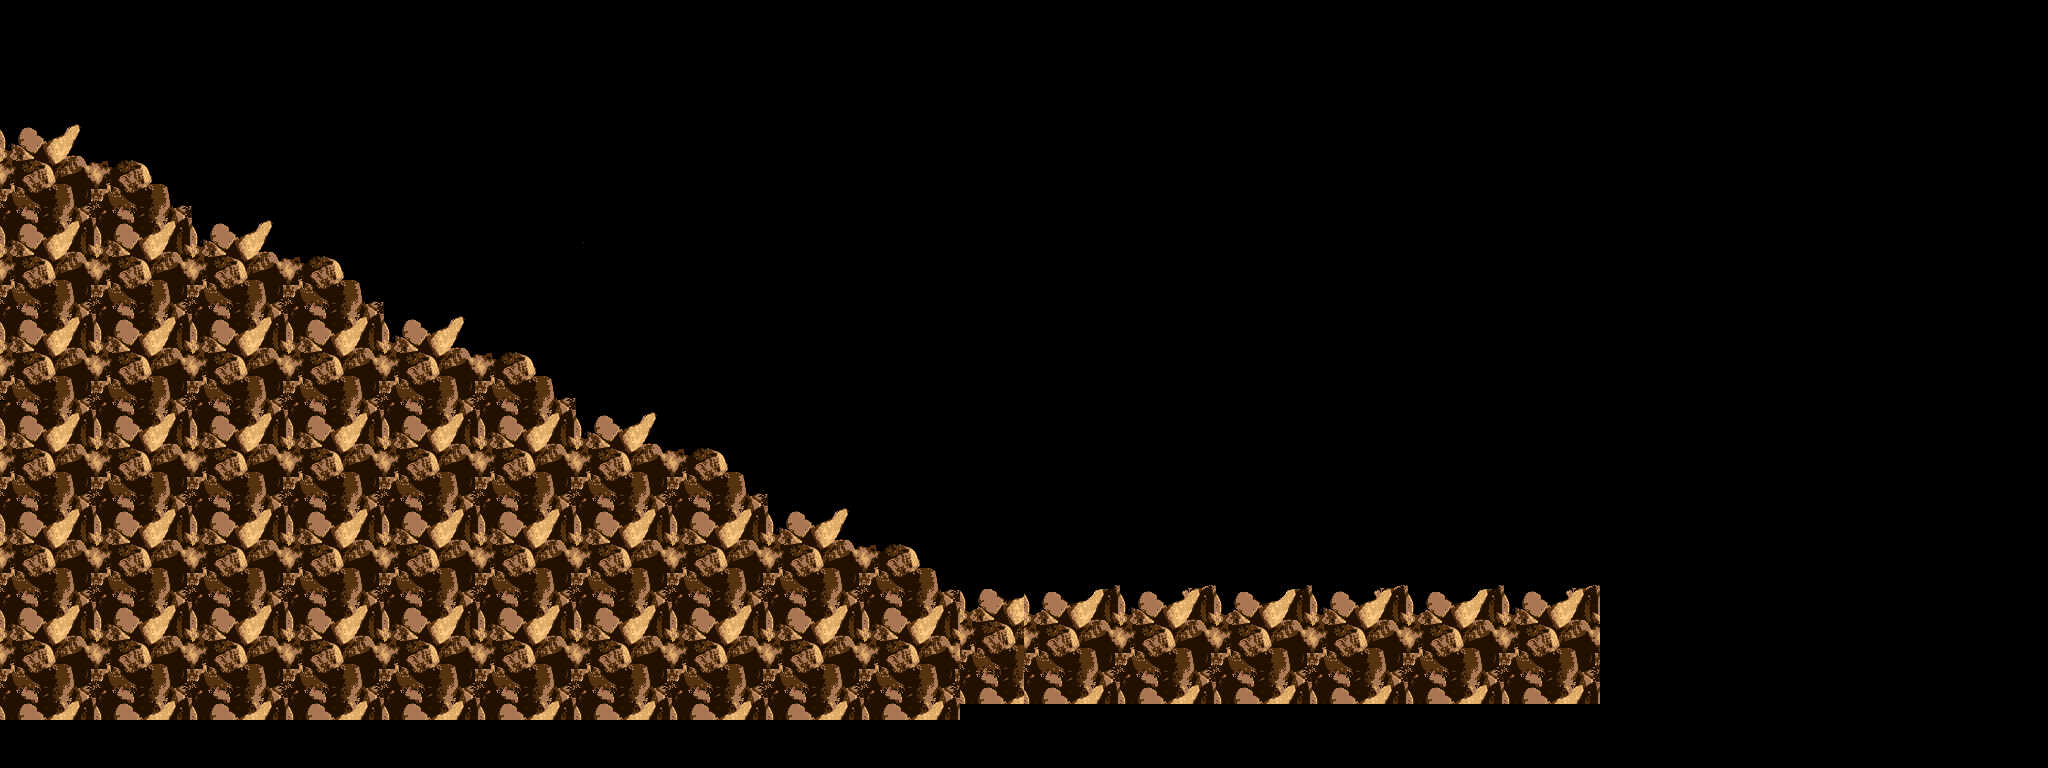

The image is a tile-based game level rendered from a .tmx file. Its description and complete source (layers, tilesets, objects, tile grids) follow:
An orthogonal 64x24 tile map with 32x32 px tiles, 1 tile layer (level1-hi).

<map version="1.0" orientation="orthogonal" width="64" height="24" tilewidth="32" tileheight="32">
  <tileset firstgid="1" name="level1-hi" tilewidth="32" tileheight="32">
    <image source="level1-hi-til.png" width="512" height="96" />
  </tileset>
  <layer name="level1-hi" width="64" height="24">
    <data encoding="csv">1,1,1,1,1,1,1,1,1,1,1,1,1,1,1,1,1,1,1,1,1,1,1,1,1,1,1,1,1,1,1,1,1,1,1,1,1,1,1,1,1,1,1,1,1,1,1,1,1,1,1,1,1,1,1,1,1,1,1,1,1,1,1,1,1,1,1,1,1,1,1,1,1,1,1,1,1,1,1,1,1,1,1,1,1,1,1,1,1,1,1,1,1,1,1,1,1,1,1,1,1,1,1,1,1,1,1,1,1,1,1,1,1,1,1,1,1,1,1,1,1,1,1,1,1,1,1,1,1,1,1,1,1,1,1,1,1,1,1,1,1,1,1,1,1,1,1,1,1,1,1,1,1,1,1,1,1,1,1,1,1,1,1,1,1,1,1,1,1,1,1,1,1,1,1,1,1,1,1,1,1,1,1,1,1,1,1,1,1,1,1,1,2,1,3,1,1,1,1,1,1,1,1,1,1,1,1,1,1,1,1,1,1,1,1,1,1,1,1,1,1,1,1,1,1,1,1,1,1,1,1,1,1,1,1,1,1,1,1,1,1,1,1,1,1,1,1,1,1,1,1,1,1,1,1,1,4,5,6,1,1,1,1,1,1,1,1,1,1,1,1,1,1,1,1,1,1,1,1,1,1,1,1,1,1,1,1,1,1,1,1,1,1,1,1,1,1,1,1,1,1,1,1,1,1,1,1,1,1,1,1,1,1,1,1,1,1,1,1,1,7,8,9,10,11,12,1,1,1,1,1,1,1,1,1,1,1,1,1,1,1,1,1,1,1,1,1,1,1,1,1,1,1,1,1,1,1,1,1,1,1,1,1,1,1,1,1,1,1,1,1,1,1,1,1,1,1,1,1,1,1,1,1,1,13,14,15,13,14,16,2,1,3,1,1,1,1,1,1,1,1,1,1,1,1,1,1,1,1,1,1,1,1,1,1,1,1,1,1,1,1,1,1,1,1,1,1,1,1,1,1,1,1,1,1,1,1,1,1,1,1,1,1,1,1,1,1,1,17,18,19,17,18,19,4,5,6,1,1,1,1,1,1,1,1,1,20,1,1,1,1,1,1,1,1,1,1,1,1,1,1,1,1,1,1,1,1,1,1,1,1,1,1,1,1,1,1,1,1,1,1,1,1,1,1,1,1,1,1,1,1,1,7,8,21,7,8,21,7,8,9,10,11,12,1,1,1,1,1,1,1,1,1,1,1,1,1,1,1,1,1,1,1,1,1,1,1,1,1,1,1,1,1,1,1,1,1,1,1,1,1,1,1,1,1,1,1,1,1,1,1,1,1,1,1,1,13,14,15,13,14,15,13,14,15,13,14,16,2,1,3,1,1,1,1,1,1,1,1,1,1,1,1,1,1,1,1,1,1,1,1,1,1,1,1,1,1,1,1,1,1,1,1,1,1,1,1,1,1,1,1,1,1,1,1,1,1,1,1,1,17,18,19,17,18,19,17,18,19,17,18,19,4,5,6,1,1,1,1,1,1,1,1,1,1,1,1,1,1,1,1,1,1,1,1,1,1,1,1,1,1,1,1,1,1,1,1,1,1,1,1,1,1,1,1,1,1,1,1,1,1,1,1,1,7,8,21,7,8,21,7,8,21,7,8,21,7,8,9,10,11,12,1,1,1,1,1,1,1,1,1,1,1,1,1,1,1,1,1,1,1,1,1,1,1,1,1,1,1,1,1,1,1,1,1,1,1,1,1,1,1,1,1,1,1,1,1,1,22,14,15,13,14,15,13,14,15,13,14,15,13,14,15,13,14,16,2,1,3,1,1,1,1,1,1,1,1,1,1,1,1,1,1,1,1,1,1,1,1,1,1,1,1,1,1,1,1,1,1,1,1,1,1,1,1,1,1,1,1,1,1,1,17,18,19,17,18,19,17,18,19,17,18,19,17,18,19,17,18,19,4,5,6,1,1,1,1,1,1,1,1,1,1,1,1,1,1,1,1,1,1,1,1,1,1,1,1,1,1,1,1,1,1,1,1,1,1,1,1,1,1,1,1,1,1,1,7,8,21,7,8,21,7,8,21,7,8,21,7,8,21,7,8,21,7,8,9,10,11,12,1,1,1,1,1,1,1,1,1,1,1,1,1,1,1,1,1,1,1,1,1,1,1,1,1,1,1,1,1,1,1,1,1,1,1,1,1,1,1,1,13,14,15,13,14,15,13,14,15,13,14,15,13,14,15,13,14,15,13,14,15,13,14,16,2,1,3,1,1,1,1,1,1,1,1,1,1,1,1,1,1,1,1,1,1,1,1,1,1,1,1,1,1,1,1,1,1,1,1,1,1,1,1,1,17,18,19,17,18,19,17,18,19,17,18,19,17,18,19,17,18,19,17,18,19,17,18,19,4,5,6,1,1,1,1,1,1,1,1,1,1,1,1,1,1,1,1,1,1,1,1,1,1,1,1,1,1,1,1,1,1,1,1,1,1,1,1,1,7,8,21,7,8,21,7,8,21,7,8,21,7,8,21,7,8,21,7,8,21,7,8,21,7,8,9,10,11,12,1,1,1,1,1,1,1,1,1,1,1,1,1,1,1,1,1,1,1,1,1,1,1,1,1,1,1,1,1,1,1,1,1,1,13,14,15,13,14,15,13,14,15,13,14,15,13,14,15,13,14,15,13,14,15,13,14,15,13,14,15,13,14,16,23,24,25,26,27,28,29,30,25,26,27,28,29,30,25,26,27,28,29,30,1,1,1,1,1,1,1,1,1,1,1,1,1,1,17,18,19,17,18,19,17,18,19,17,18,19,17,18,19,17,18,19,17,18,19,17,18,19,17,18,19,17,18,19,31,32,33,34,35,36,34,35,33,34,35,36,34,35,33,34,35,36,34,35,1,1,1,1,1,1,1,1,1,1,1,1,1,1,7,8,21,7,8,21,7,8,21,7,8,21,7,8,21,7,8,21,7,8,21,7,8,21,7,8,21,7,8,21,37,38,39,40,41,39,40,41,39,40,41,39,40,41,39,40,41,39,40,41,1,1,1,1,1,1,1,1,1,1,1,1,1,1,13,14,15,13,14,15,13,14,15,13,14,15,13,14,15,13,14,15,13,14,15,13,14,15,13,14,15,13,14,15,42,43,42,43,44,42,43,44,42,43,44,42,43,44,42,43,44,42,43,44,1,1,1,1,1,1,1,1,1,1,1,1,1,1,45,46,47,45,46,47,45,46,47,45,46,47,45,46,47,45,46,47,45,46,47,45,46,47,45,46,47,45,46,47,1,1,1,1,1,1,1,1,1,1,1,1,1,1,1,1,1,1,1,1,1,1,1,1,1,1,1,1,1,1,1,1,1,1,1,1,1,1,1,1,1,1,1,1,1,1,1,1,1,1,1,1,1,1,1,1,1,1,1,1,1,1,1,1,1,1,1,1,1,1,1,1,1,1,1,1,1,1,1,1,1,1,1,1,1,1,1,1,1,1,1,1,1,1,1,1,1,1</data>
  </layer>
</map>